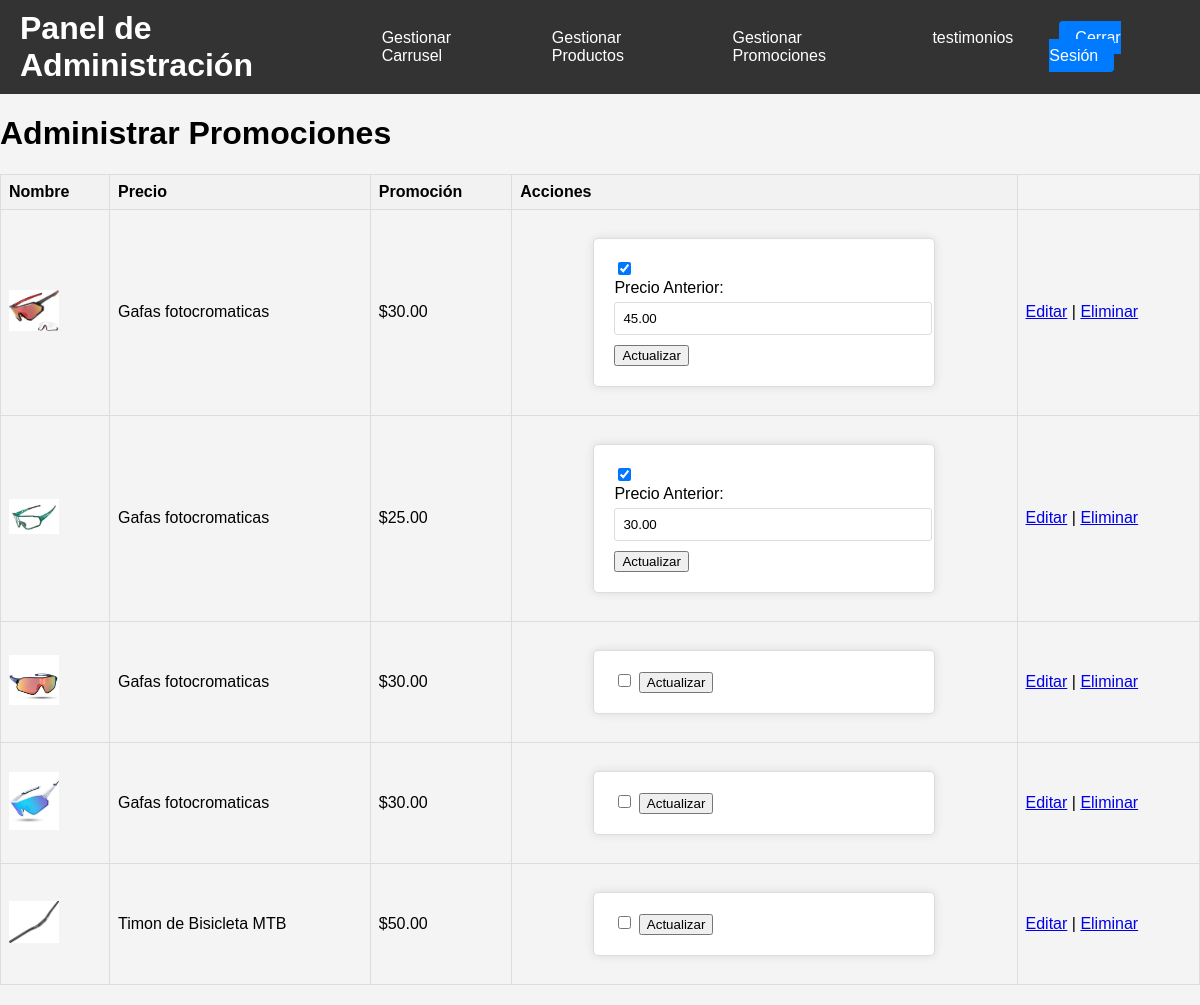
/adminpromociones.php (signed in), run on the app's committed database.
### tables this page shows
CREATE TABLE `product` (
  `id` int NOT NULL,
  `nombre` varchar(255) NOT NULL,
  `descripcion` text NOT NULL,
  `precio` decimal(10,2) NOT NULL,
  `imagen` varchar(255) NOT NULL,
  `categoria` varchar(255) NOT NULL,
  `promocion` tinyint(1) DEFAULT '0',
  `precio_anterior` decimal(10,2) DEFAULT NULL
);

### adminpromociones.php (the view, shortened to what this page needs)
<?php
include 'conexion.php';
$sql = "SELECT * FROM product";
$result = $conn->query($sql);
?>
<!DOCTYPE html>
<html lang="es">
<head>
    <link rel="stylesheet" href="admin.css">
    <link rel="stylesheet" href="https://cdnjs.cloudflare.com/ajax/libs/font-awesome/5.15.4/css/all.min.css">
</head>
<body>
    <header>
        <h1>Panel de Administración</h1>
        <nav>
            <ul>
                <li><a href="carrusel.php">Gestionar Carrusel</a></li>
                <li><a href="admin.php">Gestionar Productos</a></li>
                <li><a href="adminpromociones.php">Gestionar Promociones</a></li>
                <li><a href="admintest.php">testimonios</a></li>
            </ul>
        </nav>
        <div class="auth-buttons">
            <a href="logout.php">Cerrar Sesión</a>
        </div>
    </header>
<body>
    <h1>Administrar Promociones</h1>
    <table>
        <thead>
            <tr>
                <th>Nombre</th>
                <th>Precio</th>
                <th>Promoción</th>
                <th>Acciones</th>
            </tr>
        </thead>
        <tbody>
            <?php while($row = $result->fetch_assoc()): ?>
            <tr>
            	 <td><?php echo "<img src='uploads/" . $row['imagen'] . "' alt='" . $row['nombre'] . "'>"; ?></td>
                <td><?php echo $row['nombre']; ?></td>
                <td>$<?php echo $row['precio']; ?></td>
                <td>
                    <form action="adminpromociones.php" method="POST">
    <input type="checkbox" name="promocion" value="1" <?php echo $row['promocion'] ? 'checked' : ''; ?>>
    <?php if ($row['promocion']): ?>
        <label for="precio_anterior">Precio Anterior:</label>
        <input type="number" name="precio_anterior" step="0.01" value="<?php echo $row['precio_anterior']; ?>">
    <?php endif; ?>
    <button type="submit">Actualizar</button>
</form>
                </td>
                <td>
                    <a href="editar_producto.php?id=<?php echo $row['id']; ?>">Editar</a> |
                    <a href="eliminar_producto.php?id=<?php echo $row['id']; ?>" onclick="return confirm('¿Estás seguro de que deseas eliminar este producto?');">Eliminar</a>
                </td>
            </tr>
            <?php endwhile; ?>
        </tbody>
    </table>
</body>
</html>

### admin.css (style rules this page uses)
body { font-family: Arial, sans-serif; background-color: #f4f4f4; margin: 0; padding: 0; }
header { background-color: #333; color: #fff; padding: 10px 20px; display: flex; justify-content: space-between; align-items: center; }
header h1 { margin: 0; }
nav ul { list-style: none; margin: 0; padding: 0; display: flex; }
nav ul li { margin-right: 20px; }
nav ul li a { color: #fff; text-decoration: none; padding: 8px 16px; display: block; }
.auth-buttons a, .logout a { color: #fff; text-decoration: none; padding: 8px 16px; background-color: #007BFF; border-radius: 4px; margin-left: 10px; }
form { background: #fff; padding: 20px; border: 1px solid #ddd; border-radius: 5px; box-shadow: 0 0 10px rgba(0, 0, 0, 0.1); width: 300px; margin: 20px auto; }
form label { display: block; margin-bottom: 5px; }
form input[type="text"], form input[type="number"], form textarea, form select, form input[type="file"] { width: 100%; padding: 8px; margin-bottom: 10px; border: 1px solid #ddd; border-radius: 3px; }
table { width: 100%; border-collapse: collapse; margin: 20px 0; }
table, th, td { border: 1px solid #ddd; }
th, td { padding: 8px; text-align: left; }
th { background-color: #f2f2f2; }
td img { width: 50px; }

### data on the page
product: imagen (picture), nombre "Gafas fotocromaticas", precio "30.00", promocion "☑", precio_anterior "45.00"
product: imagen (picture), nombre "Gafas fotocromaticas", precio "25.00", promocion "☑", precio_anterior "30.00"
product: imagen (picture), nombre "Gafas fotocromaticas", precio "30.00"
product: imagen (picture), nombre "Gafas fotocromaticas", precio "30.00"
product: imagen (picture), nombre "Timon de Bisicleta MTB", precio "50.00"
